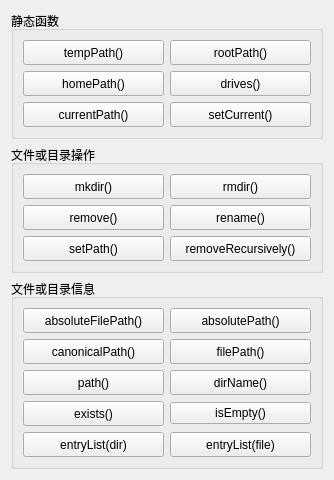
      <widget class="QWidget" name="pageDir">
       <property name="geometry">
        <rect>
         <x>0</x>
         <y>0</y>
         <width>334</width>
         <height>420</height>
        </rect>
       </property>
       <attribute name="icon">
        <iconset resource="res.qrc">
         <normaloff>:/images/images/007.GIF</normaloff>:/images/images/007.GIF</iconset>
       </attribute>
       <attribute name="label">
        <string>QDir类</string>
       </attribute>
       <layout class="QVBoxLayout" name="verticalLayout_4">
        <item>
         <widget class="QGroupBox" name="groupBox">
          <property name="title">
           <string>静态函数</string>
          </property>
          <layout class="QGridLayout" name="gridLayout_3">
           <item row="1" column="0">
            <widget class="QPushButton" name="pushButton_8">
             <property name="minimumSize">
              <size>
               <width>0</width>
               <height>25</height>
              </size>
             </property>
             <property name="toolTip">
              <string>Returns the absolute path of the user's home directory</string>
             </property>
             <property name="text">
              <string>homePath()</string>
             </property>
            </widget>
           </item>
           <item row="0" column="0">
            <widget class="QPushButton" name="pushButton_10">
             <property name="minimumSize">
              <size>
               <width>0</width>
               <height>25</height>
              </size>
             </property>
             <property name="toolTip">
              <string>Returns the absolute canonical path of the system's temporary directory</string>
             </property>
             <property name="text">
              <string>tempPath()</string>
             </property>
            </widget>
           </item>
           <item row="0" column="1">
            <widget class="QPushButton" name="pushButton_9">
             <property name="minimumSize">
              <size>
               <width>0</width>
               <height>25</height>
              </size>
             </property>
             <property name="toolTip">
              <string>Returns the absolute path of the root directory</string>
             </property>
             <property name="text">
              <string>rootPath()</string>
             </property>
            </widget>
           </item>
           <item row="1" column="1">
            <widget class="QPushButton" name="pushButton_7">
             <property name="minimumSize">
              <size>
               <width>0</width>
               <height>25</height>
              </size>
             </property>
             <property name="toolTip">
              <string>Returns a list of the root directories on this system</string>
             </property>
             <property name="text">
              <string>drives()</string>
             </property>
            </widget>
           </item>
           <item row="2" column="0">
            <widget class="QPushButton" name="pushButton_6">
             <property name="minimumSize">
              <size>
               <width>0</width>
               <height>25</height>
              </size>
             </property>
             <property name="toolTip">
              <string>Returns the absolute path of the application's current directory</string>
             </property>
             <property name="text">
              <string>currentPath()</string>
             </property>
            </widget>
           </item>
           <item row="2" column="1">
            <widget class="QPushButton" name="pushButton_60">
             <property name="minimumSize">
              <size>
               <width>0</width>
               <height>25</height>
              </size>
             </property>
             <property name="toolTip">
              <string>Sets the application's current working directory to path</string>
             </property>
             <property name="text">
              <string>setCurrent()</string>
             </property>
            </widget>
           </item>
          </layout>
         </widget>
        </item>
        <item>
         <widget class="QGroupBox" name="groupBox_4">
          <property name="title">
           <string>文件或目录操作</string>
          </property>
          <layout class="QGridLayout" name="gridLayout_2">
           <item row="0" column="0">
            <widget class="QPushButton" name="pushButton_20">
             <property name="minimumSize">
              <size>
               <width>0</width>
               <height>25</height>
              </size>
             </property>
             <property name="toolTip">
              <string>Creates a sub-directory called dirName.</string>
             </property>
             <property name="text">
              <string>mkdir()</string>
             </property>
            </widget>
           </item>
           <item row="2" column="0">
            <widget class="QPushButton" name="pushButton_22">
             <property name="minimumSize">
              <size>
               <width>0</width>
               <height>25</height>
              </size>
             </property>
             <property name="toolTip">
              <string>Removes the file, fileName.</string>
             </property>
             <property name="text">
              <string>remove()</string>
             </property>
            </widget>
           </item>
           <item row="2" column="1">
            <widget class="QPushButton" name="pushButton_23">
             <property name="minimumSize">
              <size>
               <width>0</width>
               <height>25</height>
              </size>
             </property>
             <property name="toolTip">
              <string>Renames a file or directory from oldName to newName</string>
             </property>
             <property name="text">
              <string>rename()</string>
             </property>
            </widget>
           </item>
           <item row="3" column="0">
            <widget class="QPushButton" name="pushButton_26">
             <property name="minimumSize">
              <size>
               <width>0</width>
               <height>25</height>
              </size>
             </property>
             <property name="toolTip">
              <string>Sets the path of the directory to path</string>
             </property>
             <property name="text">
              <string>setPath()</string>
             </property>
            </widget>
           </item>
           <item row="0" column="1">
            <widget class="QPushButton" name="pushButton_24">
             <property name="minimumSize">
              <size>
               <width>0</width>
               <height>25</height>
              </size>
             </property>
             <property name="toolTip">
              <string>Removes the directory specified by dirName.</string>
             </property>
             <property name="text">
              <string>rmdir()</string>
             </property>
            </widget>
           </item>
           <item row="3" column="1">
            <widget class="QPushButton" name="pushButton_12">
             <property name="minimumSize">
              <size>
               <width>0</width>
               <height>25</height>
              </size>
             </property>
             <property name="toolTip">
              <string>Removes the directory, including all its contents.</string>
             </property>
             <property name="text">
              <string>removeRecursively()</string>
             </property>
            </widget>
           </item>
          </layout>
         </widget>
        </item>
        <item>
         <widget class="QGroupBox" name="groupBox_3">
          <property name="title">
           <string>文件或目录信息</string>
          </property>
          <layout class="QGridLayout" name="gridLayout">
           <item row="1" column="1">
            <widget class="QPushButton" name="pushButton_19">
             <property name="minimumSize">
              <size>
               <width>0</width>
               <height>25</height>
              </size>
             </property>
             <property name="toolTip">
              <string>Returns the path name of a file in the directory</string>
             </property>
             <property name="text">
              <string>filePath()</string>
             </property>
            </widget>
           </item>
           <item row="4" column="0">
            <widget class="QPushButton" name="pushButton_11">
             <property name="minimumSize">
              <size>
               <width>0</width>
               <height>25</height>
              </size>
             </property>
             <property name="toolTip">
              <string>Returns a list of the names of all the files and directories in the directory</string>
             </property>
             <property name="text">
              <string>entryList(dir)</string>
             </property>
            </widget>
           </item>
           <item row="4" column="1">
            <widget class="QPushButton" name="pushButton_17">
             <property name="minimumSize">
              <size>
               <width>0</width>
               <height>25</height>
              </size>
             </property>
             <property name="toolTip">
              <string>Returns a list of the names of all the files and directories in the directory</string>
             </property>
             <property name="text">
              <string>entryList(file)</string>
             </property>
            </widget>
           </item>
           <item row="0" column="1">
            <widget class="QPushButton" name="pushButton_14">
             <property name="minimumSize">
              <size>
               <width>0</width>
               <height>25</height>
              </size>
             </property>
             <property name="toolTip">
              <string>Returns the absolute path (a path that starts with &quot;/&quot; or with a drive specification)</string>
             </property>
             <property name="text">
              <string>absolutePath()</string>
             </property>
            </widget>
           </item>
           <item row="1" column="0">
            <widget class="QPushButton" name="pushButton_15">
             <property name="minimumSize">
              <size>
               <width>0</width>
               <height>25</height>
              </size>
             </property>
             <property name="toolTip">
              <string>Returns the canonical path, i.e. a path without symbolic links or redundant &quot;.&quot; or &quot;..&quot; elements.</string>
             </property>
             <property name="text">
              <string>canonicalPath()</string>
             </property>
            </widget>
           </item>
           <item row="3" column="0">
            <widget class="QPushButton" name="pushButton_18">
             <property name="minimumSize">
              <size>
               <width>0</width>
               <height>25</height>
              </size>
             </property>
             <property name="toolTip">
              <string>Returns true if the directory exists</string>
             </property>
             <property name="text">
              <string>exists()</string>
             </property>
            </widget>
           </item>
           <item row="0" column="0">
            <widget class="QPushButton" name="pushButton_13">
             <property name="minimumSize">
              <size>
               <width>0</width>
               <height>25</height>
              </size>
             </property>
             <property name="toolTip">
              <string>Returns the absolute path name of a file in the directory</string>
             </property>
             <property name="text">
              <string>absoluteFilePath()</string>
             </property>
            </widget>
           </item>
           <item row="2" column="0">
            <widget class="QPushButton" name="pushButton_65">
             <property name="minimumSize">
              <size>
               <width>0</width>
               <height>25</height>
              </size>
             </property>
             <property name="toolTip">
              <string>Returns the path</string>
             </property>
             <property name="text">
              <string>path()</string>
             </property>
            </widget>
           </item>
           <item row="2" column="1">
            <widget class="QPushButton" name="pushButton_16">
             <property name="minimumSize">
              <size>
               <width>0</width>
               <height>25</height>
              </size>
             </property>
             <property name="toolTip">
              <string>Returns the name of the directory</string>
             </property>
             <property name="text">
              <string>dirName()</string>
             </property>
            </widget>
           </item>
           <item row="3" column="1">
            <widget class="QPushButton" name="pushButton_66">
             <property name="toolTip">
              <string>Returns whether the directory is empty</string>
             </property>
             <property name="text">
              <string>isEmpty()</string>
             </property>
            </widget>
           </item>
          </layout>
         </widget>
        </item>
       </layout>
      </widget>
